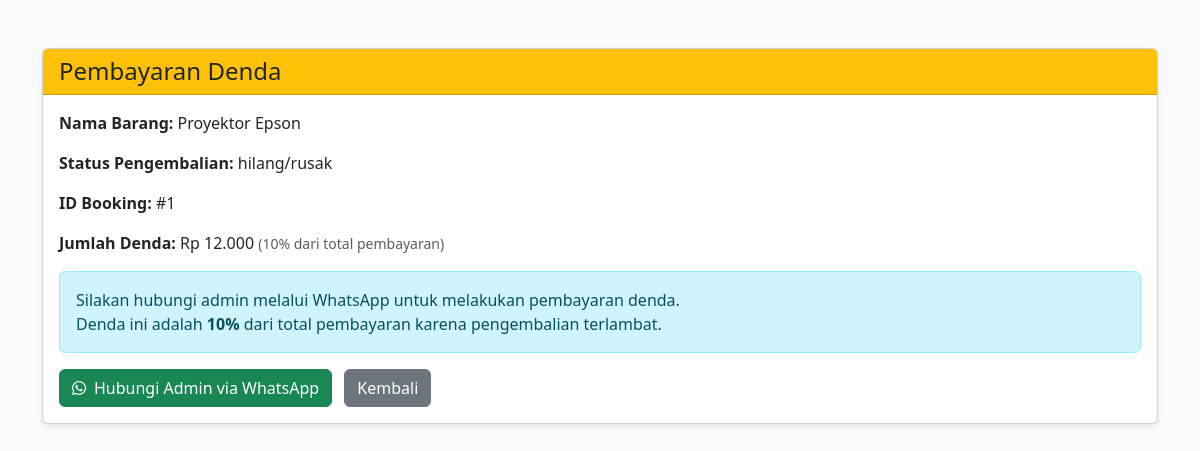
Screenshot of /penyewa/bayar_denda.php?booking_id=1 (signed in) with the database file from the repository.
### tables this page shows
CREATE TABLE `pengembalian` (
  `pengembalian_id` int(11) NOT NULL,
  `booking_id` int(11) DEFAULT NULL,
  `tanggal_kembali` date DEFAULT NULL,
  `status` enum('tepat waktu','terlambat','hilang/rusak') DEFAULT NULL,
  `denda` double DEFAULT 0,
  `bukti` varchar(255) DEFAULT NULL
);

CREATE TABLE `items` (
  `item_id` int(11) NOT NULL,
  `user_id` int(11) DEFAULT NULL,
  `nama` varchar(100) DEFAULT NULL,
  `tipe` enum('ruang','alat') DEFAULT NULL,
  `harga_sewa` double DEFAULT NULL,
  `lokasi` varchar(100) DEFAULT NULL,
  `status` enum('tersedia','tidak tersedia') DEFAULT NULL,
  `gambar` varchar(255) DEFAULT NULL,
  `deskripsi` text DEFAULT NULL
);

### penyewa/bayar_denda.php (the view, shortened to what this page needs)
<?php
include('../config.php');
$booking_id = intval($_GET['booking_id']);
$sql = "SELECT g.denda, g.status, g.bukti, b.booking_id, i.nama AS nama_barang
        FROM pengembalian g
        JOIN booking b ON b.booking_id = g.booking_id
        JOIN items i ON i.item_id = b.item_id
        WHERE g.booking_id = ? AND b.user_id = ?";
$stmt = $con->prepare($sql);
$stmt->bind_param("ii", $booking_id, $_SESSION['user_id']);
$stmt->execute();
$result = $stmt->get_result();
$data = $result->fetch_assoc();
$denda = $data['denda'];
$status_kembali = $data['status'];
$nama_barang = $data['nama_barang'];
$telah_dibayar = ($denda == 0);
$no_admin = "62859131332583";
$pesan_wa = urlencode("Halo Admin, saya ingin melakukan pembayaran denda keterlambatan.\n\nDetail:\nID Booking: #$booking_id\nNama Barang: $nama_barang\nJumlah Denda: Rp " . number_format($denda, 0, ',', '.') . "\n\nMohon informasinya terkait metode pembayarannya. Terima kasih.");
$link_wa = "https://wa.me/$no_admin?text=$pesan_wa";
?>
<!DOCTYPE html>
<html lang="id">
<head>
    <link href="https://cdn.jsdelivr.net/npm/bootstrap@5.3.3/dist/css/bootstrap.min.css" rel="stylesheet">
    <link rel="stylesheet" href="https://cdnjs.cloudflare.com/ajax/libs/font-awesome/6.5.0/css/all.min.css">
</head>
<body class="bg-light">
<div class="container my-5">
    <div class="card shadow-sm">
        <div class="card-header bg-warning text-dark">
            <h4 class="mb-0">Pembayaran Denda</h4>
        </div>
        <div class="card-body">
            <p><strong>Nama Barang:</strong> <?= htmlspecialchars($nama_barang) ?></p>
            <p><strong>Status Pengembalian:</strong> <?= htmlspecialchars($status_kembali) ?></p>
            <p><strong>ID Booking:</strong> #<?= $booking_id ?></p>
            <p><strong>Jumlah Denda:</strong> Rp <?= number_format($denda, 0, ',', '.') ?> <small class="text-muted">(10% dari total pembayaran)</small></p>
            <?php if ($telah_dibayar): ?>
                <div class="alert alert-success">✅ Denda telah dibayar atau tidak ada denda yang harus dibayarkan.</div>
                <a href="status_pemesanan.php" class="btn btn-secondary">Kembali</a>
            <?php else: ?>
                <div class="alert alert-info">
                    Silakan hubungi admin melalui WhatsApp untuk melakukan pembayaran denda.
                    <br>Denda ini adalah <strong>10%</strong> dari total pembayaran karena pengembalian terlambat.
                </div>
                <a href="<?= $link_wa ?>" class="btn btn-success" target="_blank">
                    <i class="fa-brands fa-whatsapp me-2"></i>Hubungi Admin via WhatsApp
                </a>
                <a href="status_pemesanan.php" class="btn btn-secondary ms-2">Kembali</a>
            <?php endif; ?>
        </div>
    </div>
</div>
</body>
</html>

### rows the page displays
pengembalian: items.nama "Proyektor Epson", status "hilang/rusak", denda "12.000"

### other values shown
$booking_id "1"
